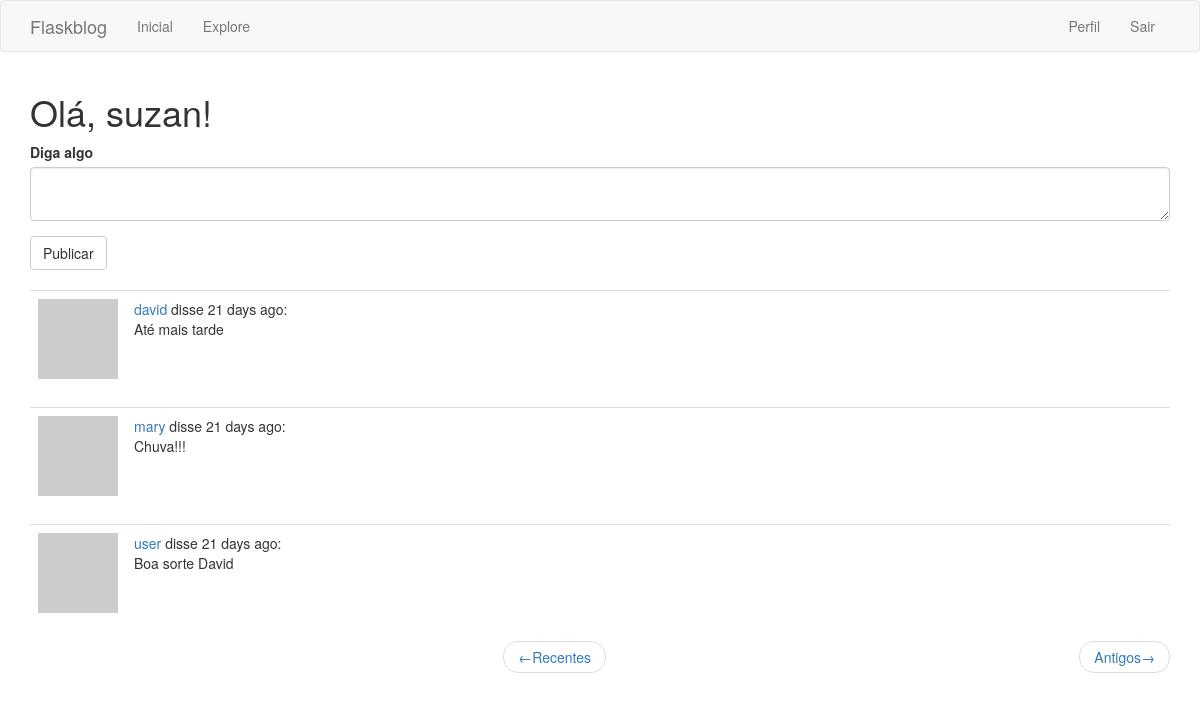
Before: /index (signed in) with the older database file.
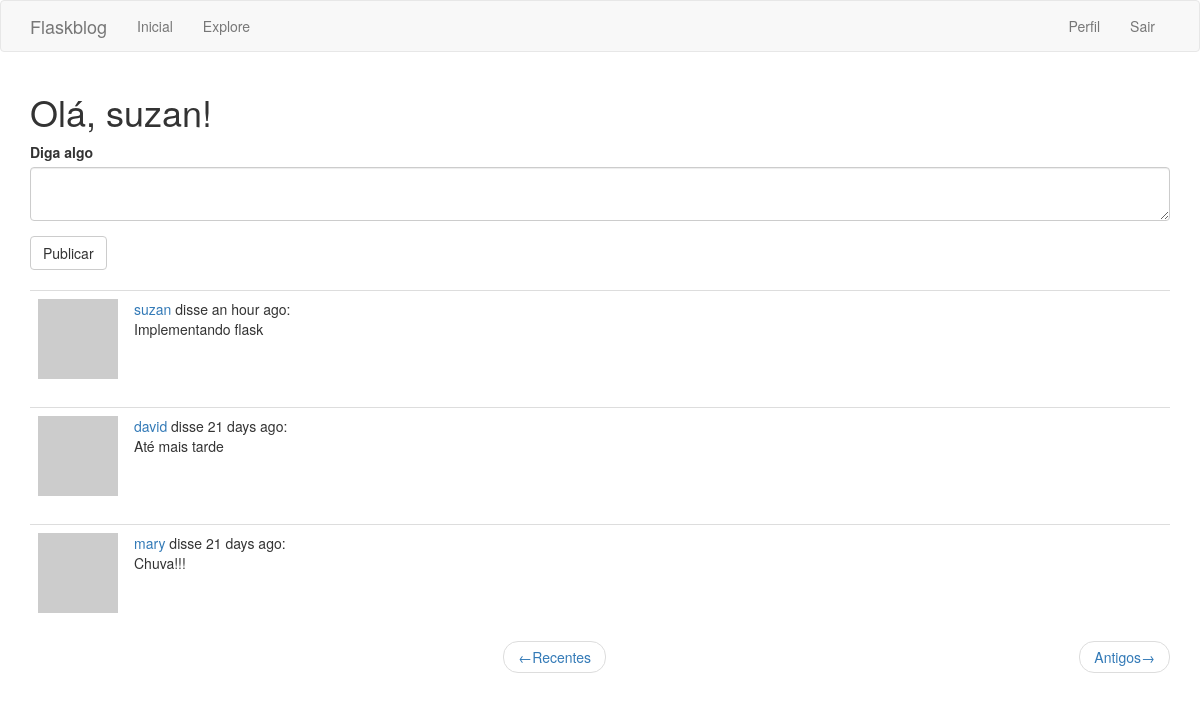
After: the same page with the newer database file.
### app/models.py (models this page shows, shortened)
class User(UserMixin, db.Model):
    id = db.Column(db.Integer, primary_key=True)
    username = db.Column(db.String(64), index=True, unique=True)
    email = db.Column(db.String(120), index=True, unique=True)
    password_hash = db.Column(db.String(128))
    posts = db.relationship('Post', backref='author', lazy='dynamic')
    about_me = db.Column(db.String(140))
    last_seen = db.Column(db.DateTime, default=datetime.utcnow)
    followed = db.relationship(
        'User', secondary=followers,
        primaryjoin=(followers.c.follower_id == id),
        secondaryjoin=(followers.c.followed_id == id),
        backref=db.backref('followers', lazy='dynamic'), lazy='dynamic')
    def avatar(self, size):
        digest = md5(self.email.lower().encode('utf-8')).hexdigest()
        return 'https://www.gravatar.com/avatar/{}?d=identicon&s={}'.format(
            digest, size)
    def followed_posts(self):
        followed = Post.query.join(
            followers, (followers.c.followed_id == Post.user_id)).filter(
                followers.c.follower_id == self.id)
        own = Post.query.filter_by(user_id=self.id)
        return followed.union(own).order_by(Post.timestamp.desc())

class Post(db.Model):
    id = db.Column(db.Integer, primary_key=True)
    body = db.Column(db.String(140))
    timestamp = db.Column(db.DateTime, index=True, default=datetime.utcnow)
    user_id = db.Column(db.Integer, db.ForeignKey('user.id'))

### app/routes.py (the view)
@app.route('/', methods=['GET', 'POST'])
@app.route('/index', methods=['GET', 'POST'])
@login_required
def index():
    form = PostForm()
    if form.validate_on_submit():
        post = Post(body=form.post.data, author=current_user)
        db.session.add(post)
        db.session.commit()
        flash('Sua postagem está publicada!')
        return redirect(url_for('index'))
    page = request.args.get('page', 1, type=int)
    posts = current_user.followed_posts().paginate(
            page, app.config['POSTS_PER_PAGE'], False)
    next_url = url_for('index', page=posts.next_num) \
        if posts.has_next else None
    prev_url = url_for('index', page=posts.prev_num) \
        if posts.has_prev else None
    return render_template("index.html", title="Página Inicial",
                           form=form, posts=posts.items,
                           prev_url=prev_url, next_url=next_url)

### app/forms.py
class PostForm(FlaskForm):
    post = TextAreaField('Diga algo',
                         validators=[DataRequired(), Length(min=1, max=140)])
    submit = SubmitField('Publicar')

### app/models.py (called while the page is built)
@login.user_loader
def load_user(id):
    return User.query.get(int(id))

### app/routes.py (called while the page is built)
@app.before_request
def before_request():
    if current_user.is_authenticated:
        current_user.last_seen = datetime.utcnow()
        db.session.commit()

### app/templates/index.html
{% extends "base.html" %}
{% import 'bootstrap/wtf.html' as wtf %}
{% block app_content %}
	<h1>Olá, {{ current_user.username }}! </h1>
	{% if form %}
		{{ wtf.quick_form(form) }}
		<br>
	{% endif %}
	{% for post in posts %}
		{% include "_post.html" %}
	{% endfor %}
	<nav aria-label="...">
		<ul class="pager">
			<li class="previous{% if not prev_url %}disabled{% endif %}">
				<a href="{{ prev_url or '#' }}">
					<span aria-hidden="true">&larr;</span>Recentes
				</a>
			</li>
			<li class="next{% if not next_url %}disabled{% endif %}">
				<a href="{{ next_url or '#' }}">
					Antigos<span aria-hidden="true">&rarr;</span>
				</a>
			</li>
		</ul>
	</nav>
{% endblock %}

### app/templates/base.html (shortened to what this page needs)
{% extends 'bootstrap/base.html' %}
{% block navbar %}
	<nav class="navbar navbar-default">
		<div class="container">
			<div class="navbar-header">
				<a class="navbar-brand" href="{{ url_for('index') }}">Flaskblog</a>
			</div>
			<div class="collapse navbar-collapse" id="bs-example-navbar-collapse-1">
				<ul class="nav navbar-nav">
					<li><a href="{{ url_for('index') }}">Inicial</a></li>
					<li><a href="{{ url_for('explore') }}">Explore</a></li>
				</ul>
				<ul class="nav navbar-nav navbar-right">
					{% if current_user.is_anonymous %}
					<li><a href="{{ url_for('login') }}">Entrar</a></li>
					{% else %}
					<li><a href="{{ url_for('user', username=current_user.username) }}">Perfil</a></li>
					<li><a href="{{ url_for('logout') }}">Sair</a></li>
					{% endif %}
				</ul>
			</div>
		</div>
	</nav>
{% endblock %}
{% block content %}
	<div class="container">
		{% block app_content %}{% endblock %}
	</div>
{% endblock %}

### app/templates/_post.html
<table class="table table-hover">
	<tr>
		<td width="70px">
			<a href="{{ url_for('user', username=post.author.username) }}">
				<img src="{{ post.author.avatar(70) }}" />
			</a>
		</td>
		<td>
			<a href="{{ url_for('user', username=post.author.username) }}">
				{{ post.author.username }}
 			</a>
			disse {{ moment(post.timestamp).fromNow() }}:
			<br>
			{{ post.body }}
		</td>
	</tr>
</table>

Changed rows visible on the page:
no longer on this page (row unchanged): Post: author.username "user", timestamp "21 days ago", body "Boa sorte David"
added Post: author.username "suzan", timestamp "an hour ago", body "Implementando flask"
